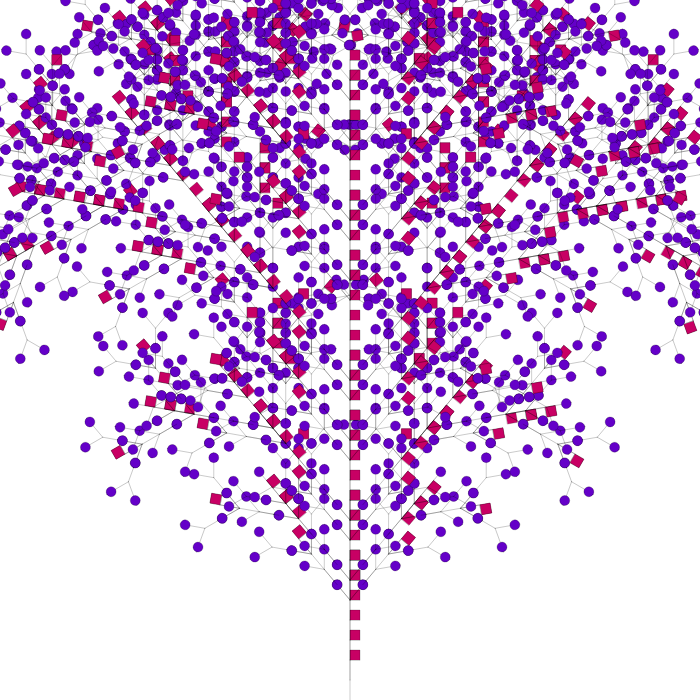
Frame 1 (no input)
Frame 60 (no input): identical to frame 1, image omitted
Frame 120 (the mouse pressed at the canvas centre since frame 60): identical to frame 1, image omitted

The p5.js sketch that drew this single still picture (run headless with seeded random() and noise() and a simulated clock; from frame 60 on, the mouse is pressed at the canvas centre):

// p5.js sketch
// ── sketch.js
//let bigRule = "FF[+FF]-FF";
let premis = "A";
let rules = {
  B: "[F*]A",
  A: "FB[+F!S][-F!S]B",
  S: "FA[+F!][-F!]",
};
let bigRule;

// start :F[+F!][-F!]BF*A
// end : F[+F!][-F!]F*AF*F[+F!][-F!]B

let lenght = 100;
let angle = 40;

function setup() {
  createCanvas(700, 700);
  angleMode(DEGREES);
  bigRule = resolveRules(premis, rules, 9);
  print(bigRule);
}

function draw() {
  background(255);
  translate(width / 2, height);
  rotate(-90);
  scale(0.2);

  drawShape(bigRule);
  //angle += 1;
  //lenght += 0.2;
}

function resolveRules(startRule, rules, depth) {
  let endRule = "";
  for (let c of startRule) {
    if (c in rules) {
      endRule += rules[c];
    } else {
      endRule += c;
    }
  }
  if (depth >= 1) {
    endRule = resolveRules(endRule, rules, depth - 1);
  }
  return endRule;
}

function drawShape(rule) {
  for (c of rule) {
    if (c === "F") {
      //stroke(200, 0, 0);
      line(0, 0, lenght, 0);
      translate(lenght, 0);
    } else if (c === "+") {
      rotate(angle);
    } else if (c === "-") {
      rotate(-angle);
    } else if (c === "[") {
      push();
    } else if (c === "]") {
      pop();
    } else if (c === "*") {
      fill(200, 0, 100);
      rect(0, 0, 50, 50);
    } else if (c === "!") {
      fill(100, 0, 200);
      ellipse(0, 0, 50);
    }
  }
}
